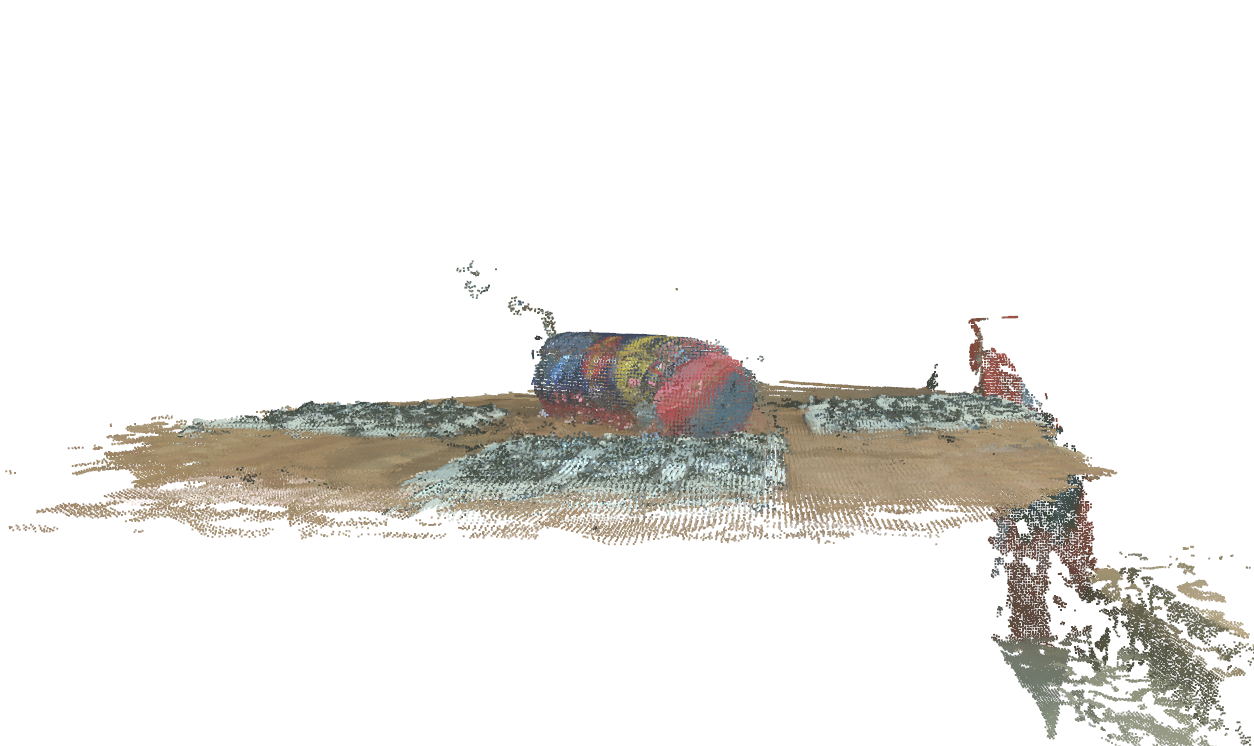
#> input picture ex09/code/clean_pointcloud_example.png, 1254 x 746 px
$ python -i vis.py   (imports and definitions only)   (older library calls are emulated)
#> lines starting #> are read from the running program, lines starting #| are printed output that depends on the picture
import os
import functools
import math

import numpy as np
import PIL
from PIL import Image, ImageDraw, ImageFont
import matplotlib.pyplot as plt
import matplotlib.colors

_DEFAULT_FONT_SIZE = 10
_DEFAULT_FONT_PATH = '/tmp/OpenSans-Regular.ttf'
_DEFAULT_FONTS = {_DEFAULT_FONT_SIZE: ImageFont.truetype(_DEFAULT_FONT_PATH, _DEFAULT_FONT_SIZE) if os.path.isfile(
    _DEFAULT_FONT_PATH) else None}
_DEFAULT_BBOX_COLOR = (238, 232, 213)
_DEFAULT_BBOX_STROKE = None
_DEFAULT_TEXT_COLOR = (0, 43, 54)
_DEFAULT_CMAP = 'jet'
_DEFAULT_MARKER_COLOR = (255, 0, 0)


def _get_default_font(size=None):
    if size is None:
        if _DEFAULT_FONT_SIZE not in _DEFAULT_FONTS:
            _DEFAULT_FONTS[_DEFAULT_FONT_SIZE] = ImageFont.truetype(_DEFAULT_FONT_PATH,
                                                                    _DEFAULT_FONT_SIZE) if os.path.isfile(
                _DEFAULT_FONT_PATH) else None
        return _DEFAULT_FONTS[_DEFAULT_FONT_SIZE]
    else:
        return ImageFont.truetype(_DEFAULT_FONT_PATH, size) if os.path.isfile(_DEFAULT_FONT_PATH) else None


def _get_cmap(cmap_name):
    cmap = plt.get_cmap(cmap_name)
    return cmap


def _cmap_min_str(cmap_name):
    if cmap_name == 'plasma':
        return 'blue'
    elif cmap_name == 'jet':
        return 'blue'
    elif cmap_name == 'turbo':
        return 'purple'
    elif cmap_name == 'gray':
        return 'black'
    elif cmap_name == 'autumn':
        return 'red'
    elif cmap_name == 'cool':
        return 'blue'
    else:
        ''


def _cmap_max_str(cmap_name):
    if cmap_name == 'plasma':
        return 'yellow'
    elif cmap_name == 'jet':
        return 'red'
    elif cmap_name == 'turbo':
        return 'red'
    elif cmap_name == 'gray':
        return 'white'
    elif cmap_name == 'autumn':
        return 'yellow'
    elif cmap_name == 'cool':
        return 'pink'
    else:
        ''


def _get_marker_range_text(markers, marker_cmap):
    if markers:  # not None and not empty
        marker_cmap = _DEFAULT_CMAP if marker_cmap is None else marker_cmap
        use_marker_range = all(['score' in marker for marker in markers])
        with np.errstate(divide='ignore', invalid='ignore'):
            min_marker_score_text = np.nanmin([marker['score'] for marker in markers]) if use_marker_range else None
            max_marker_score_text = np.nanmax([marker['score'] for marker in markers]) if use_marker_range else None
        is_marker_score_constant = min_marker_score_text == max_marker_score_text if use_marker_range else None

        min_marker_color = _cmap_min_str(marker_cmap)
        max_marker_color = _cmap_max_str(marker_cmap)

        marker_range_text = ("Markers: Constant: %0.3f" % min_marker_score_text if is_marker_score_constant else
                             "Markers: Min (%s): %0.3f Max (%s): %0.3f" % (
                                 min_marker_color, min_marker_score_text, max_marker_color,
                                 max_marker_score_text)) if use_marker_range else None
    else:
        marker_range_text = None

    return marker_range_text


def _get_draw_text(text, text_off, image_range_text, image_range_text_off, marker_range_text, marker_range_text_off):
    draw_text = ""
    if text is not None and not text_off:
        draw_text += text

        if (marker_range_text is not None and not marker_range_text_off) or not image_range_text_off:
            draw_text += "\n"

    if marker_range_text is not None and not marker_range_text_off:
        draw_text += marker_range_text

        if not image_range_text_off:
            draw_text += "\n"

    if not image_range_text_off:
        draw_text += image_range_text

    return draw_text


def _to_img(arr, mode):
    if mode == 'BGR' and arr.ndim == 3:  # convert('BGR') somehow does not work..
        arr = arr[:, :, ::-1]
        mode = 'RGB'

    img = Image.fromarray(arr).convert(mode)

    return img


# [24 lines left out: functions _convert_to_out_format, _apply_out_action, not called in this run]


def np2d(arr, colorize=True,
         clipping=False, upper_clipping_thresh=None, lower_clipping_thresh=None,
         mark_clipping=False, clipping_color=None,
         invalid_values=None, mark_invalid=False, invalid_color=None,
         text=None, cmap=_DEFAULT_CMAP,
         markers=None, marker_radius=None, marker_text_off=False, marker_cmap=_DEFAULT_CMAP,
         ignore_marker_scores=False, min_marker_score=None, max_marker_score=None,
         image_range_text_off=False, image_range_colors_off=False,
         marker_range_text_off=False, text_off=False,
         out_format=None, out_action=None):
    """
    Creates a visualization of a 2d numpy array and returns it as a PIL image.

    Args:
        arr: 2D numpy array.
        colorize: If set to true, the values will be visualized by a colormap, otherwise as gray-values.
        clipping: If true, values above a certain threshold will be clipped before the visualization.
        upper_clipping_thresh: Threshold that is used for clipping the values. If set to False,
        the value mean + 2*std_deviation of the array will be used as threshold. The thresholds are also used
        as limits of the color range.
        lower_clipping_thresh: Threshold that is used for clipping the values. If set to False,
        the value mean - 2*std_deviation of the array will be used as threshold. The thresholds are also used
        as limits of the color range.
        mark_clipping: Mark clipped values with specific colors in the visualization.
        clipping_color: Color for marking clipped values.
        invalid_values: list of values that are invalid (e.g. [0]). If no such values exist, just pass None.
        mark_invalid: Mark invalid (NaN/Inf and all values in the invalid_values list) with
        specific colors in the visualization.
        invalid_color: Color for marking invalid values.
        text: Additional text that is printed on the visualization.
        cmap: Colormap to use for the visualization.
        markers: List of markers, where one marker is a dict with keys xy_pos=(x,y)-coordinate (x is dist to left border, y to top),
        desc=description string, colors=dict with keys marker_color, text_color, bbox_color, bbox_stroke, score).
        Everything except for coordinates can be None.
        marker_radius: Radius for markers.
        marker_text_off: If True, no text information is added to the markers.
        marker_cmap: Colormap to use for the visualization of the markers.
        ignore_marker_scores: If True, scores are never used for coloring the markers.
        min_marker_score: Minimum marker score, used for coloring the markers according to their scores.
        max_marker_score: Maximum marker score, used for coloring the markers according to their scores.
        image_range_text_off: If True, no text information about the range of the image values is added.
        marker_range_text_off: If True, no text information about the range of the marker scores is added.
        text_off: If True, the provided text is not added to the image.
        out_format: Dict that describes the format of the output. All such dicts must have 'type' and 'mode' key.
        Currently supported are:
        {'type': 'PIL', 'mode': 'RGB' (see PIL docs for supported modes)} (this is the default format),
        {'type': 'np', 'mode': 'RGB' (see PIL docs for supported modes), 'channels': 'CHW' (or 'HWC'), 'dtype': 'uint8'}.
        out_action: Dict that describes an action on the output. All such dicts must have 'type' key.
        Note that some actions require a specific out_format.
        Currently supported are:
        None,
        {'type': 'show'}.
    """
    arr = arr.astype(np.float32, copy=True)
    cmap_name = _DEFAULT_CMAP if cmap is None else cmap
    out_format = {'type': 'PIL', 'mode': 'RGB'} if out_format is None else out_format
    out_format['mode'] = 'RGB' if 'mode' not in out_format else out_format['mode']

    # Remove additional dimensions of size 1 if required:
    if arr.ndim > 2:
        channel_dim = [i for i in range(arr.ndim) if np.size(arr, i) == 1]
        # if arr.ndim - len(channel_dim) < 2:
        #     print("WARNING: Channel dimensions were ambiguous!")
        arr = arr.squeeze(axis=tuple(channel_dim[:arr.ndim - 2]))

    # Filter out all values that are somehow invalid and set them to 0:
    arr, invalid_mask, invalid_values_mask, clipping_mask, upper_clipping_mask, lower_clipping_mask, \
    upper_clipping_thresh, lower_clipping_thresh = \
        invalidate_np_array(arr, clipping, upper_clipping_thresh, lower_clipping_thresh, invalid_values)

    # Now work only with valid values of the array and make them visualizable (range 0, 256):
    arr_valid_only = np.ma.masked_array(arr, invalid_mask)

    if not clipping:
        min_value = arr_min = float(np.ma.min(arr_valid_only))
        max_value = arr_max = float(np.ma.max(arr_valid_only))
    else:
        min_value = float(lower_clipping_thresh)
        max_value = float(upper_clipping_thresh)
        arr_min = float(np.ma.min(arr_valid_only))
        arr_max = float(np.ma.max(arr_valid_only))

    min_max_diff = max_value - min_value
    is_constant = (max_value == min_value)

    if is_constant:
        if min_value == 0:  # array is constant 0
            arr_valid_only *= 0
        else:
            arr_valid_only /= min_value
            arr_valid_only *= 255.0
    else:
        arr_valid_only -= min_value
        arr_valid_only /= min_max_diff
        arr_valid_only *= 255.0

    arr = arr.astype(np.uint8)

    # Now make some (r,g,b) values out of the (0, 255) values:
    if colorize:
        cmap = _get_cmap(cmap_name)
        arr = np.uint8(cmap(arr) * 255)[:, :, 0:3]

        if mark_invalid:
            invalid_color = np.array([0, 0, 0]) if invalid_color is None else invalid_color
            arr[invalid_values_mask] = invalid_color

        if clipping:
            if mark_clipping:
                clipping_color = np.array([255, 255, 255]) if clipping_color is None else clipping_color
                arr[clipping_mask] = clipping_color
            else:
                min_color = np.uint8(cmap([0.0]) * 255)[:, 0:3]
                max_color = np.uint8(cmap([1.0]) * 255)[:, 0:3]
                arr[upper_clipping_mask] = max_color
                arr[lower_clipping_mask] = min_color

    else:
        arr = np.stack([arr, arr, arr], axis=-1)

        if mark_invalid:
            invalid_color = np.array([2, 10, 30]) if invalid_color is None else invalid_color
            arr[invalid_values_mask] = invalid_color

        if clipping:
            if mark_clipping:
                clipping_color = np.array([67, 50, 54]) if clipping_color is None else clipping_color
                arr[clipping_mask] = clipping_color
            else:
                min_color = np.array([0, 0, 0])
                max_color = np.array([255, 255, 255])
                arr[upper_clipping_mask] = max_color
                arr[lower_clipping_mask] = min_color

    img = _to_img(arr=arr, mode=out_format['mode'])

    marker_range_text = _get_marker_range_text(markers=markers, marker_cmap=marker_cmap)
    min_color = "black" if not colorize else _cmap_min_str(cmap_name)
    max_color = "white" if not colorize else _cmap_max_str(cmap_name)
    if image_range_colors_off:
        image_range_text = "Image: Constant: %0.3f" % min_value if is_constant else "Min: %0.3f Max: %0.3f" % (
            arr_min, arr_max)
    else:
        image_range_text = "Image: Constant: %0.3f" % min_value if is_constant else "Min (%s): %0.3f Max (%s): %0.3f" % (
            min_color, arr_min, max_color, arr_max)

    draw_text = _get_draw_text(text, text_off, image_range_text, image_range_text_off, marker_range_text,
                               marker_range_text_off)

    orig_height = img.height
    img = add_text_to_img(img=img, text=draw_text, xy_leftbottom=(5, 5))
    scale = img.height / orig_height

    if markers:  # not None and not empty
        if scale != 1.0:
            markers = [marker.copy() for marker in markers]
            for marker in markers:
                marker['xy_pos'] = (marker['xy_pos'][0] * scale, marker['xy_pos'][1] * scale)
        add_markers_to_img(img=img, markers=markers, marker_radius=marker_radius, marker_text_off=marker_text_off,
                           cmap=marker_cmap, ignore_scores=ignore_marker_scores, min_score=min_marker_score,
                           max_score=max_marker_score)

    out = _convert_to_out_format(img, out_format)
    _apply_out_action(out=out, out_action=out_action, out_format=out_format)

    return out


# [113 lines left out: functions np3d, get_cmap_color, not called in this run]


def add_text_to_img(img, text,
                    xy_lefttop=None, xy_leftbottom=None,
                    x_abs_shift=None, y_abs_shift=None, x_rel_shift=None, y_rel_shift=None,
                    do_resize=True, resize_xy=False, max_resize_factor=None,
                    text_color=None, font=None, font_size=None,
                    bbox_color=_DEFAULT_BBOX_COLOR, bbox_stroke=_DEFAULT_BBOX_STROKE):
    """
    Add a text, optionally in a bounding box, to a PIL image.

    Upscales the image to fit the text if necessary. Note: in this case, a copy of the image is returned!

    Args:
        img: Image.
        text: Text. Can span multiple lines via '\n'.
        xy_lefttop: (x,y)-coordinate of the top-left-corner of the text. x is distance to left border, y to top.
        Either xy_lefttop or xy_leftbottom must not be None.
        xy_leftbottom: (x,y)-coordinate of the bottom-left-corner of the text. x is distance to left border, y to bottom.
        Either xy_lefttop or xy_leftbottom must not be None.
        x_abs_shift: Absolute offset in x direction to shift the text.
        y_abs_shift: Absolute offset in y direction to shift the text.
        x_rel_shift: Relative offset in x direction to shift the text.
        y_rel_shift: Relative offset in y direction to shift the text.
        do_resize: Specifies whether the image should be resized to fit the text.
        resize_xy: Specifies whether the (x,y)-position should be adjusted to the resize.
        max_resize_factor: Specifies the maximum factor for resizing the image.
        font: Font to be used for the text. If None, the default font will be used.
        font_size: Font size. If font is supplied, this parameter is ignored.
        text_color: (r,g,b) color for the text. If not set, default will be used.
        bbox_color: (r,g,b) color for a bbox to be drawn around the text. If not set, default will be used.
        bbox_stroke: (r,g,b) color for a bbox to be drawn around the text. If not set, default will be used.
    """

    if text == "":
        return img

    text_color = _DEFAULT_TEXT_COLOR if text_color is None else text_color
    font = _get_default_font(size=font_size) if font is None else font
    draw = ImageDraw.Draw(img)
    text_size = draw.multiline_textsize(text=text, font=font)  # (width, height)

    # shift xy pos according to xy_abs/rel_shifts:
    x_shift = (x_rel_shift * text_size[0] if x_rel_shift is not None else 0) + (
        x_abs_shift if x_abs_shift is not None else 0)
    y_shift = (y_rel_shift * text_size[1] if y_rel_shift is not None else 0) + (
        y_abs_shift if y_abs_shift is not None else 0)

    if xy_lefttop is not None:
        xy_lefttop = (xy_lefttop[0] + x_shift, xy_lefttop[1] + y_shift)

    if xy_leftbottom is not None:
        xy_leftbottom = (xy_leftbottom[0] + x_shift, xy_leftbottom[1] + y_shift)

    resized = False
    if do_resize:
        resize_factor = 1.0
        if xy_lefttop is not None:
            while img.width < text_size[0] + xy_lefttop[0] or img.height < text_size[1] + xy_lefttop[1]:

                if max_resize_factor is not None and resize_factor * 2 > max_resize_factor:
                    break

                img = img.resize(size=(img.width * 2, img.height * 2), resample=Image.NEAREST)

                xy_lefttop = (xy_lefttop[0] * 2, xy_lefttop[1] * 2) if resize_xy else xy_lefttop

                resize_factor *= 2
                resized = True
        else:
            while img.width < text_size[0] + xy_leftbottom[0] or img.height < text_size[1] + xy_leftbottom[1]:

                if max_resize_factor is not None and resize_factor * 2 > max_resize_factor:
                    break

                img = img.resize(size=(img.width * 2, img.height * 2), resample=Image.NEAREST)

                xy_leftbottom = (xy_leftbottom[0] * 2, xy_leftbottom[1] * 2) if resize_xy else xy_leftbottom

                resize_factor *= 2
                resized = True

    if xy_lefttop is None:
        xy_lefttop = (xy_leftbottom[0], img.height - xy_leftbottom[1] - text_size[1])

    draw = ImageDraw.Draw(img) if resized else draw

    if bbox_color is not None or bbox_stroke is not None:
        bbox_space = text_size[1] * 0.1
        # bbox = ([(xy_lefttop[0] - bbox_space, xy_lefttop[1] - bbox_space), (text_size[0] + xy_lefttop[0] + bbox_space + 1, text_size[1] + xy_lefttop[1] + bbox_space + 1)])
        # removed bbox space from top because somehow the text size estimates seemed to be slightly off anyways
        bbox = ([(xy_lefttop[0] - bbox_space, xy_lefttop[1]),
                 (text_size[0] + xy_lefttop[0] + bbox_space + 1, text_size[1] + xy_lefttop[1] + bbox_space + 1)])
        draw.rectangle(bbox, bbox_color, bbox_stroke)

    draw.multiline_text(xy=xy_lefttop, text=text, fill=text_color, font=font)

    return img


# [357 lines left out: functions add_markers_to_img, _make_colorwheel, _visualize_np_flow_array, _visualize_np_rgb_array, not called in this run]


def invalidate_np_array(arr, clipping=False, upper_clipping_thresh=None, lower_clipping_thresh=None,
                        invalid_values=None):
    """
    Sets non-finite values (inf / nan), values that should be clipped (above / below some threshold), and specific values to 0.

    Can be used with arrays of arbitrary shapes. However, all filtering performs on single values only. So, for filtering
    values across multiple channels you have to split the array and filter each channel separately.
    """
    invalid_values_mask = np.isinf(arr) | np.isnan(arr)
    if invalid_values is not None:
        invalid_values_mask = invalid_values_mask | np.isin(arr, invalid_values)

    if clipping:
        if upper_clipping_thresh is None or lower_clipping_thresh is None:
            mean = np.nanmean(arr[~invalid_values_mask])
            std = np.nanstd(arr[~invalid_values_mask])
            all_values_invalid = np.all(invalid_values_mask)

            if upper_clipping_thresh is None:
                upper_clipping_thresh = min(np.nanmax(arr[~invalid_values_mask]),
                                            mean + 2 * std) if not all_values_invalid else np.nan
            if lower_clipping_thresh is None:
                lower_clipping_thresh = max(np.nanmin(arr[~invalid_values_mask]),
                                            mean - 2 * std) if not all_values_invalid else np.nan

        with np.errstate(invalid='ignore'):
            upper_clipping_mask = np.logical_and((arr > upper_clipping_thresh), ~invalid_values_mask)
            lower_clipping_mask = np.logical_and((arr < lower_clipping_thresh), ~invalid_values_mask)
        clipping_mask = upper_clipping_mask | lower_clipping_mask  # True = value should be clipped
    else:
        clipping_mask = np.zeros_like(arr, dtype='bool')  # All False because no values should be clipped
        upper_clipping_mask = clipping_mask
        lower_clipping_mask = clipping_mask

    invalid_mask = invalid_values_mask | clipping_mask
    arr[invalid_mask] = 0

    return arr, invalid_mask, invalid_values_mask, clipping_mask, upper_clipping_mask, lower_clipping_mask, upper_clipping_thresh, lower_clipping_thresh


# Simple aliases:
np2ds = functools.partial(np2d, out_action='show')
np3ds = functools.partial(np3d, out_action='show')

>>> import cv2
>>> picture = cv2.imread('../../../ex09/code/clean_pointcloud_example.png', cv2.IMREAD_GRAYSCALE)
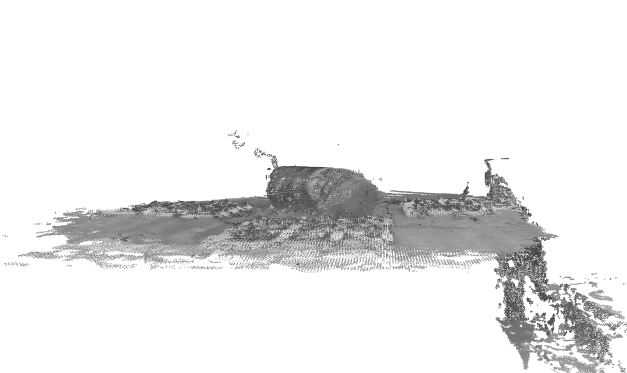
#> picture: shape (746, 1254) (shown at 1/2 size); min 61, max 255, mean 235.2
>>> result = np2d(picture)
#> in np2d, `min_value = arr_min = float(np.ma.min(arr_valid_only))`: min_value = 61
#> in np2d, `max_value = arr_max = float(np.ma.max(arr_valid_only))`: max_value = 255
#> in np2d, `min_max_diff = max_value - min_value`: min_max_diff = 194
#> in np2d, `is_constant = (max_value == min_value)`: is_constant = False
#> in np2d, `arr_valid_only -= min_value`:
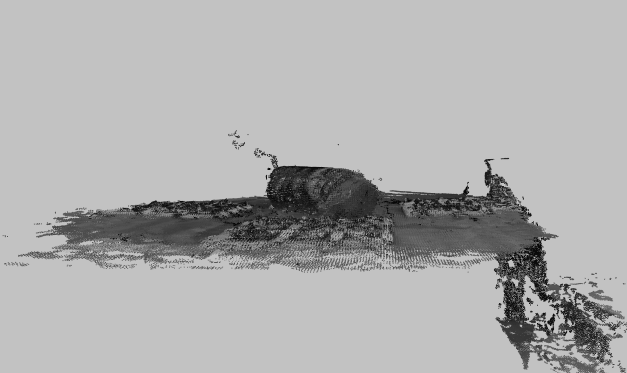
#> arr_valid_only: shape (746, 1254) float32 (shown at 1/2 size); min 0, max 194, mean 174.2
#> in np2d, `arr = np.uint8(cmap(arr) * 255)[:, :, 0:3]`:
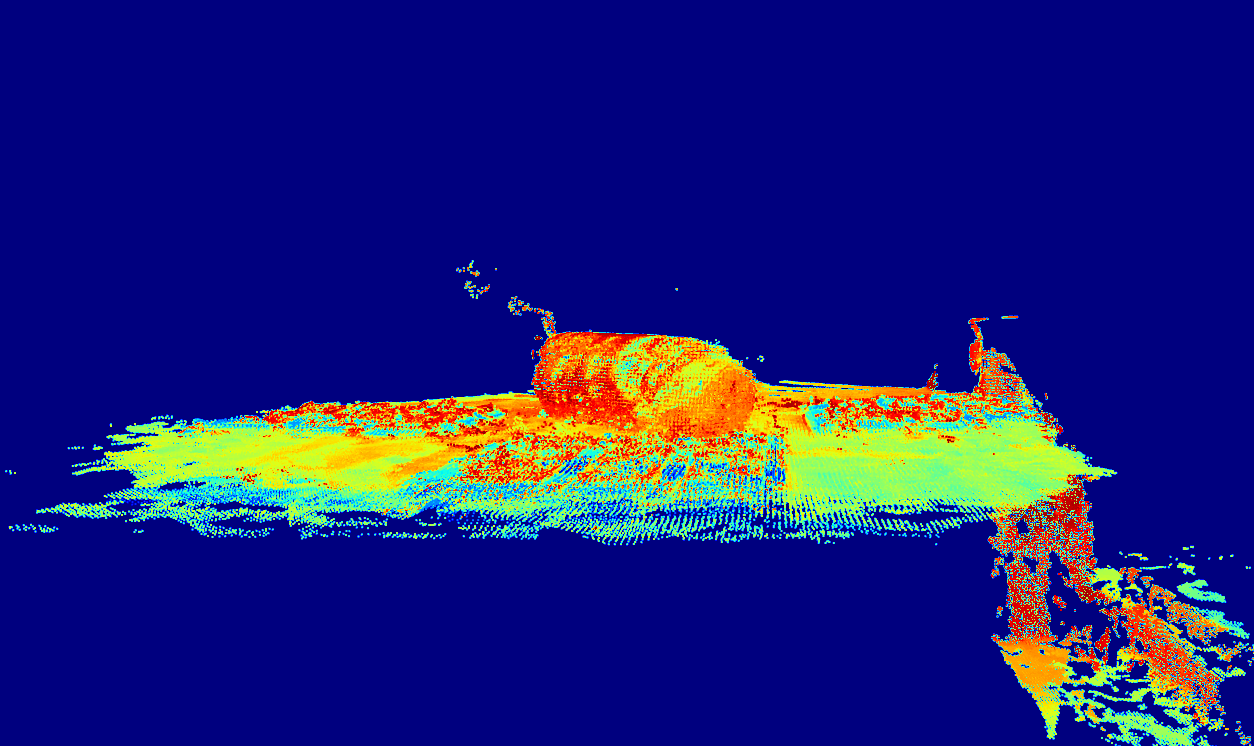
#> arr: shape (746, 1254, 3); mean of channels 0, 1, 2 120, 32, 28.6; drawn as B, G, R
#> in np2d, `image_range_text = "Image: Constant: %0.3f" % min_value if is_constant..`: image_range_text = 'Min (blue): 61.000 Max (red): 255.000'
#> (the run stopped early here; a loop or call above may not have finished)
